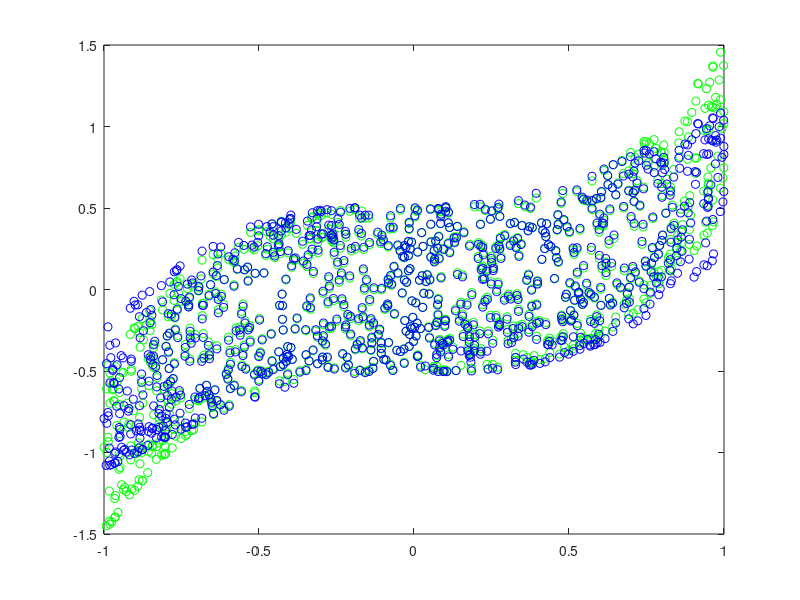

The MATLAB source for this figure:
clear   
d(1)=0.5;
%         X=[1,0,0;1,0,1;1,1,0;1,1,1];
%         X=X';
%         t=[0,1,1,0];
for k=1:1000
    
    u(k)=2*rand-1;
    d(k+1)=d(k)/(1+d(k)*d(k))+u(k)*u(k)*u(k);
    
    p(1,k)=u(k);
    p(2,k)=d(k);
    t(k)=d(k+1);
end

layer=[2,50,1];



wlen=size(layer,2)-1;
epochs=10000;
lrn=.3;
wt=cell(1,size(layer,2)-1);
for k=1:wlen
    wt{k}=2.*rand(layer(k),layer(k+1))-1;
end


for n=1:epochs
    j=randi(1000);
    pt=cell(1,size(layer,2));
    pt{1}=p(:,j);
    delt=cell(1,size(layer,2)-1);
    for k=1:wlen
        h=(wt{k})'*pt{k};
        pt{k+1}=3*(1.0./(1.0+exp(-h)))-1.5;
        
    
    end
    %y2(n)=pt{k};
    y=pt{end};
    error(n)=t(j)-pt{end};
    delt{end}=(t(j)-pt{end}).*(y+1.5).*(1-(y+1.5)./3);
    %delt{1}
    for k=wlen-1:1
        delt{k}= (wt{k+1}*delt{k+1}).*(1-(pt{k+1}+1.5)./3).*(pt{k+1}+1.5) ;
    end
    
    for k=1:wlen
    wt{k}=wt{k}+lrn*pt{k}*(delt{k})';
    end
    
    if mod(n,10000) == 0
        display('epochs:');
        display(n);
        %display(delt{end});
    %display(v(1));
    end
    
end

d(1)=.5;
for k=1:1000
    
    u(k)=2*rand-1;
    d(k+1)=d(k)/(1+d(k)*d(k))+u(k)*u(k)*u(k);
    %p(1,k)=1;
    p(1,k)=u(k);
    p(2,k)=d(k);
    t(k)=d(k+1);
end

for n=1:1000
    
    pt=cell(1,size(layer,2));
    pt{1}=p(:,n);
    
    for k=1:wlen
        h=(wt{k})'*pt{k};
        pt{k+1}=3*(1.0./(1.0+exp(-h)))-1.5;
        
    
    end
    y2(n)=pt{k+1};
end
msq=sqrt(sum((t-y2).*(t-y2))/1000);
plot(u, t, 'go',u, y2, 'bo')
%plot(t-y2,'bo');
%figure plot(t) hold on plot(y,'r') ;